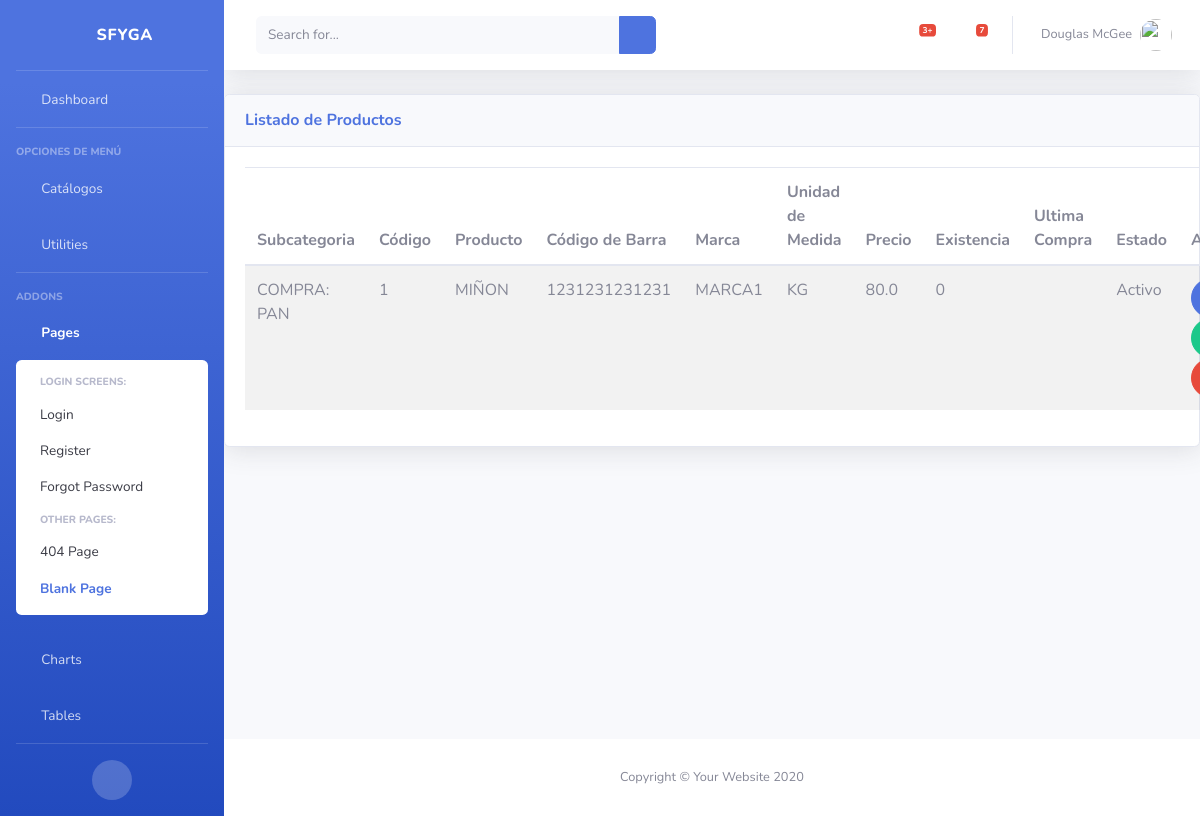
The app's page /inv/productos/ (signed in) with its own data.
### inv/models.py (models this page shows, shortened)
class Productos(ClaseModelo):
    codigo = models.CharField(max_length=50, help_text='Codigo de Producto', unique=True)
    codigo_barra = models.CharField(max_length=13)
    descripcion = models.CharField(max_length=200, help_text='Desc. del Producto')
    precio = models.FloatField(default=0)
    existencia = models.IntegerField(default=0)
    ultima_compra = models.DateField(null=True, blank=True)
    marca = models.ForeignKey(Marca, on_delete=models.CASCADE)
    unidad_medida = models.ForeignKey(Um, on_delete=models.CASCADE)
    subcategoria = models.ForeignKey(SubCategoria, on_delete=models.CASCADE)
    class Meta:
        verbose_name_plural = 'Productos'

class SubCategoria(ClaseModelo):
    categoria = models.ForeignKey(Categoria, on_delete=models.CASCADE)
    descripcion = models.CharField( max_length=100, help_text = 'Descripción de la Categoria', unique = True )
    def __str__(self):
        return '{}: {}'.format(self.categoria.descripcion, self.descripcion)
    class Meta:
        verbose_name_plural = 'SubCategorias'
        unique_together = ('categoria','descripcion')

class Categoria(ClaseModelo):
    descripcion = models.CharField(max_length=100, help_text='Descripción de la Categoría', unique=True)
    class Meta:
        verbose_name_plural = 'Categorias'

class Marca(ClaseModelo):
    descripcion = models.CharField(max_length=100, help_text='Marca', unique=True)
    def __str__(self):
        return '{}'.format(self.descripcion)
    class Meta:
        verbose_name_plural = 'Marcas'

class Um(ClaseModelo):
    descripcion = models.CharField(max_length=50, help_text='Unidad Medida', unique=True)
    def __str__(self):
        return '{}'.format(self.descripcion)
    class Meta:
        verbose_name_plural = 'Unidades de Medida'

### inv/views.py (the view)
# urls.py: path('productos/', ProductosView.as_view(), name='productos_list'),
class ProductosView(LoginRequiredMixin, generic.ListView):
    model = Productos
    template_name = "inv/producto_list.html"
    context_object_name = "obj"
    login_url = "bases:login"

### inv/templates/inv/producto_list.html (shortened to what this page needs)
{% extends 'base/base.html' %}
{% block page_content %}
<div class="card shadow mb-4">
    <div
        class="card-header py-3 d-flex flex-row align-items-center justify-content-between">
        <h6 class="m-0 font-weight-bold text-primary">Listado de Productos</h6>
        <div class="dropdown no-arrow">
            <a class="dropdown-toggle" href="#" role="button" id="dropdownMenuLink"
                data-toggle="dropdown" aria-haspopup="true" aria-expanded="false">
                <i class="fas fa-ellipsis-v fa-sm fa-fw text-gray-400"></i>
            </a>
        </div>
    </div>
    <div class="card-body">
        {% if not obj %}
            <div class="alert alert-info">No Hay Productos</div>
        {% else %}
            <table class= "table table-striped table-hover">
                <thead>
                    <th>Subcategoria</th>
                    <th>Código</th>
                    <th>Producto</th>
                    <th>Código de Barra</th>
                    <th>Marca</th>
                    <th>Unidad de Medida</th>
                    <th>Precio</th>
                    <th>Existencia</th>
                    <th>Ultima Compra</th>
                    <th>Estado</th>
                    <th class="all">Acciones</th>
                </thead>
                <tbody>
                    {% for item in obj %}
                    <tr>
                        <td>{{ item.subcategoria }}</td>
                        <td>{{ item.codigo }}</td>
                        <td>{{ item.descripcion }}</td>
                        <td>{{ item.codigo_barra }}</td>
                        <td>{{ item.marca }}</td>
                        <td>{{ item.unidad_medida }}</td>
                        <td>{{ item.precio }}</td>
                        <td>{{ item.existencia }}</td>
                        <td>{{ item.ultima_compra | date:"d/m/Y H:i:s" }}</td>
                        <td>{{ item.estado| yesno:"Activo,Inactivo" }}</td>
                        <td>
                            <a href="{% url 'inv:productos_edit' item.id %}" class="btn btn-primary btn-circle" role="button"></a>
                            {% if item.estado == True %}
                                <a href="{% url 'inv:productos_inactivar' item.id %}" class="btn btn-success btn-circle" role="button"></a>
                            {% else %}
                                <a href="{% url 'inv:productos_inactivar' item.id %}" class="btn btn-warning btn-circle" role="button"><i class="fas fa-check"></i></a>
                            {% endif %}
                                <a href="{% url 'inv:productos_del' item.id %}" class="btn btn-danger btn-circle" role="button"></a>
                        </td>
                    </tr>
                    {% endfor %}
                </tbody>
            </table>
        {% endif %}
    </div>
</div>
{% endblock page_content %}

### records on screen
Productos: subcategoria "COMPRA: PAN", codigo "1", descripcion "MIÑON", codigo_barra "1231231231231", marca "MARCA1", unidad_medida "KG", precio "80.0", existencia "0", estado "Activo"
